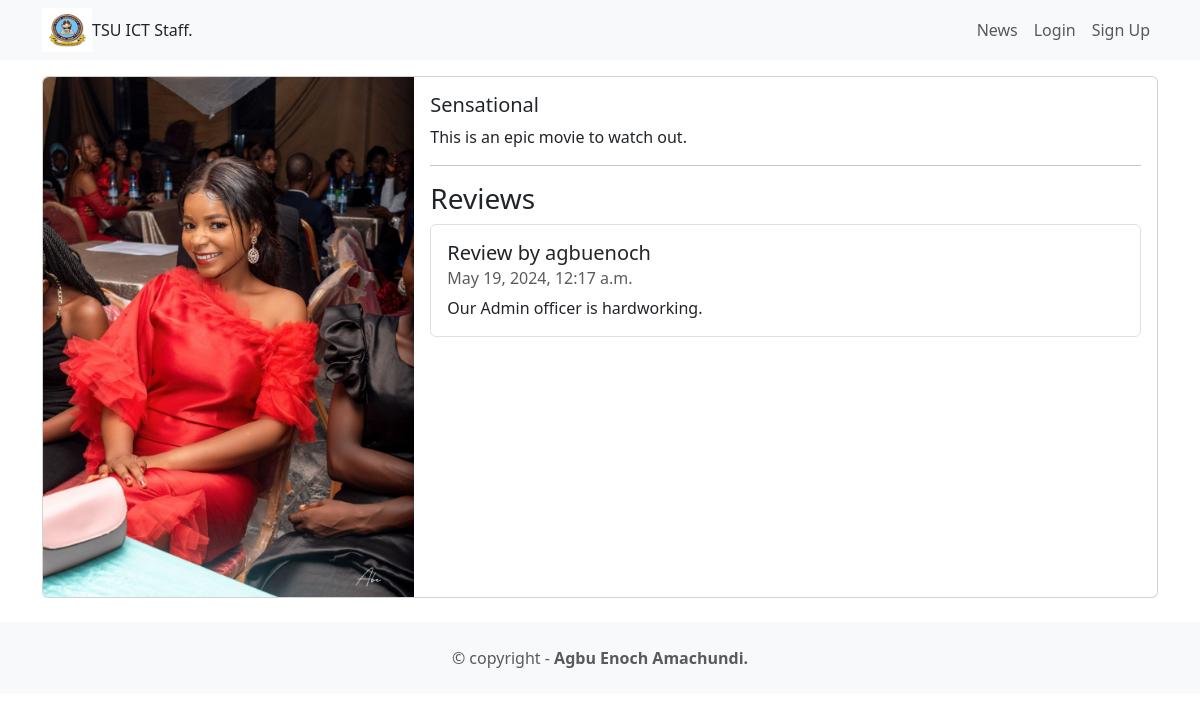
Screenshot of /movie/4 with the database file from the repository.
### movie/models.py (models this page shows, shortened)
class Movie(models.Model):
    title = models.CharField(max_length=100)
    description = models.CharField(max_length=250)
    image = models.ImageField(upload_to='movie/image/')

class Review(models.Model):
    text = models.CharField(max_length=100)
    date = models.DateTimeField(auto_now_add=True)
    user = models.ForeignKey(User, on_delete=models.CASCADE)
    movie = models.ForeignKey(Movie, on_delete=models.CASCADE)
    watchAgain = models.BooleanField()

### movie/views.py (the view)
# urls.py: path('<int:movie_id>', views.detail, name='detail'),
def detail(request, movie_id):
    movie = get_object_or_404(Movie, pk=movie_id)
    reviews = Review.objects.filter(movie = movie)
    return render(request, 'detail.html', {'movie':movie, 'reviews':reviews})

### movie/templates/detail.html (shortened to what this page needs)
<!DOCTYPE html>
<html>
    <head>
    </head>
    <body>
        {%extends 'base.html'%}
        {%block content%}
        <div class="card mb-3">
            <div class="row g-0">
                <div class="col-md-4">
                    <img src="{{ movie.image.url }}" class="img-fluid rounded-start" alt="">
                </div>
                <div class="col-md-8">
                    <div class="card-body">
                        <h5 class="card-title">{{ movie.title }}</h5>
                        <p class="card-text">{{ movie.description }}</p>
                        <hr/>
                        <h3>Reviews</h3>
                        <ul class="list-group">
                            {%for review in reviews%}
                            <li class="list-group-item pb-3 pt-3">
                                <h5 class="card-title">Review by {{review.user.username}}</h5>
                                <h6 class="card-subtitle mb-2 text-muted">{{review.date}}</h6>
                                <p class="card-text">{{ review.text }}</p>
                            </li>
                            {%endfor%}
                        </ul>
                    </div>
                </div>
            </div>
        </div>
        {%endblock content%}

### rows the page displays
Movie: image (picture), title "Sensational", description "This is an epic movie to watch out."
Review: user.username "agbuenoch", date "May 19, 2024, 12:17 a.m.", text "Our Admin officer is hardworking."
